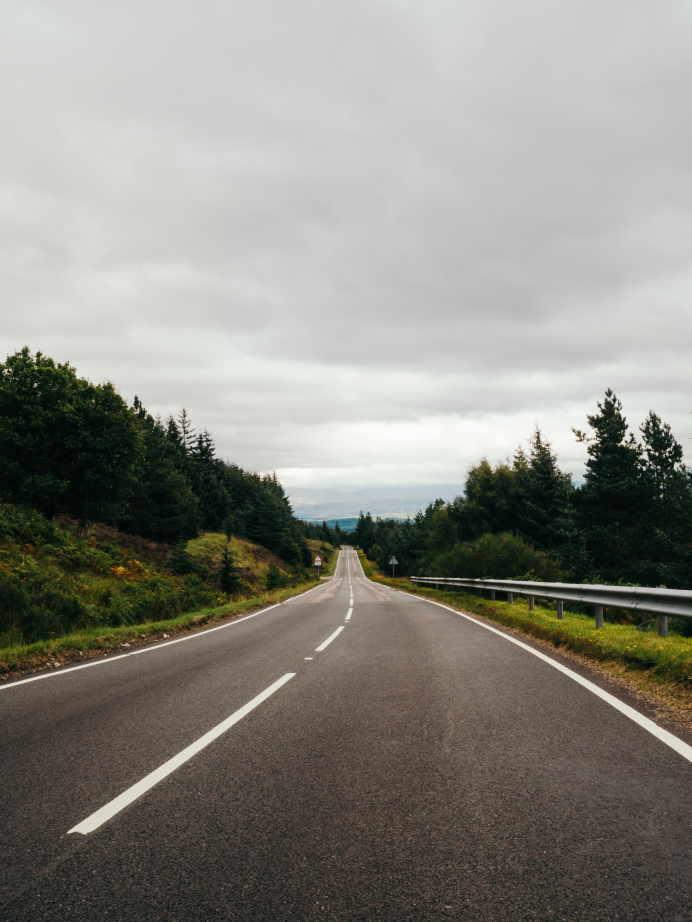
#> input picture luca-dugaro-7NBZd52zH4w-unsplash.jpg, 3456 x 4608 px, given in place of test2.mp4, which was not available (shown at 1/5 size)
$ python lanes.py
#> lines starting #> are read from the running program, lines starting #| are printed output that depends on the picture; after the words box and inside, x2 and y2 are one past the last pixel; in counts of white or black regions, pixels touching at a corner belong together; pictures that were not available may be replaced by others from this repository, and a replacement may not be noted
#> further down, frame is the input picture: shape (4608, 3456, 3); mean B, G, R 128.6, 136.7, 137.9
import cv2
import numpy as np
import matplotlib.pyplot as plt

def make_coordinates(image, line_parameters):
    slope, intercept = line_parameters
    y1 = int(image.shape[0])
    y2 = int(y1*(3/5))
    x1 = int((y1 - intercept)/slope)
    x2 = int((y2 - intercept)/slope)
    return np.array([x1, y1, x2, y2])

def average_slope_intercept(image, lines):
    #array of coordinates for left and right line
    left_fit = []
    right_fit = []
    for line in lines:
        x1, y1, x2, y2 = line.reshape(4)
        #takes coordinates and return vector of m and b
        parameters = np.polyfit((x1, x2), (y1, y2), 1)
        slope = parameters[0]
        intercept = parameters[1]
        #Remember that the lane lines itself create a line that we want the pixels of the lines we created to follow
        if slope < 0:
            left_fit.append((slope, intercept))
        else:
            right_fit.append((slope, intercept))
    left_fit_average = np.average(left_fit, axis=0)
    right_fit_average = np.average(right_fit, axis=0)
    left_line = make_coordinates(image, left_fit_average)
    right_line = make_coordinates(image, right_fit_average)
    return np.array([left_line, right_line])

def canny(image):
    gray = cv2.cvtColor(image, cv2.COLOR_RGB2GRAY)
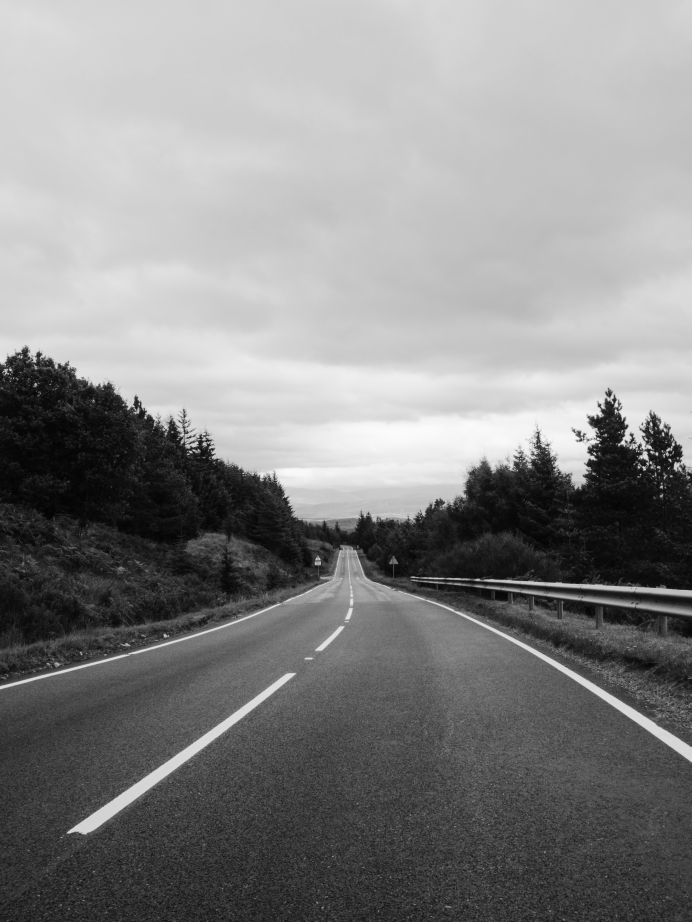
#> gray: shape (4608, 3456) (shown at 1/5 size); min 2, max 251, mean 134.4
    blur = cv2.GaussianBlur(gray, (5, 5), 0)
    canny = cv2.Canny(blur, 50, 150)
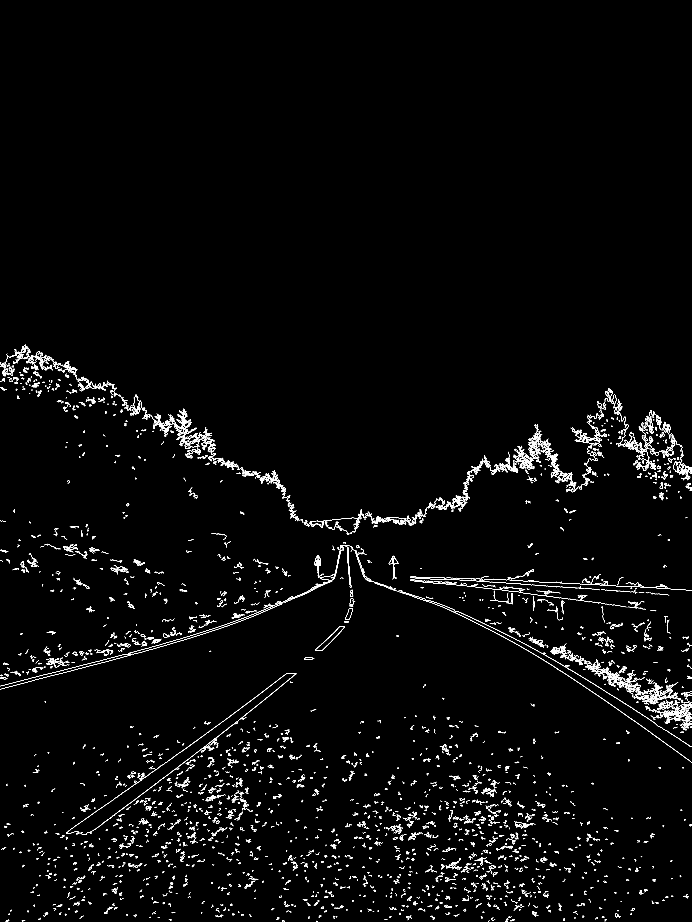
#> canny: shape (4608, 3456) (shown at 1/5 size); 1% white in thin lines or dots, all inside (x1, y1, x2, y2) = (0, 1723, 3456, 4608)
    return canny

#lines is a 3D array
def display_lines(image, lines):
    line_image = np.zeros_like(image)
    if lines is not None:
        #reshape every 2D array line into 1D array
        for x1, y1, x2, y2 in lines:
            cv2.line(line_image, (x1, y1), (x2, y2), (255, 0, 0), 10)
    return line_image

def region_of_interest(image):
    height = image.shape[0]
#> height = 4608
    polygons = np.array([
    [(200, height), (1100, height), (550, 250)]
    ])
#> polygons = [[200, 4608], [1100, 4608], [550, 250]]
    mask = np.zeros_like(image)#creates array of 0s, same size as image, pixels will be black
    cv2.fillPoly(mask, polygons, 255)
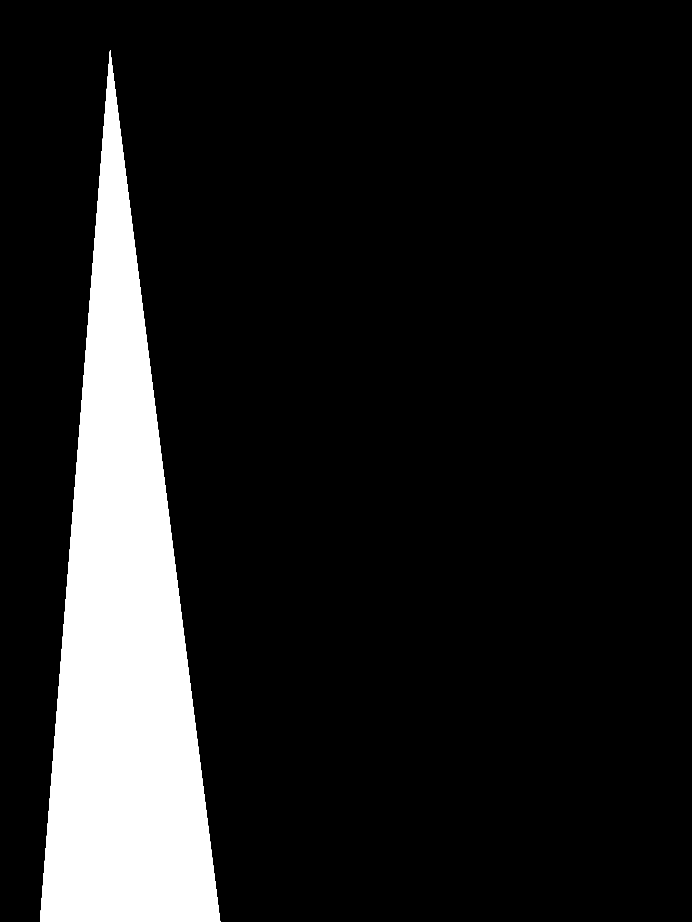
#> mask: shape (4608, 3456) (shown at 1/5 size); 12.3% white; 1 white region, box (x1, y1, x2, y2) and area: (200, 250, 1101, 4608) 1965458
    masked_image = cv2.bitwise_and(image, mask)
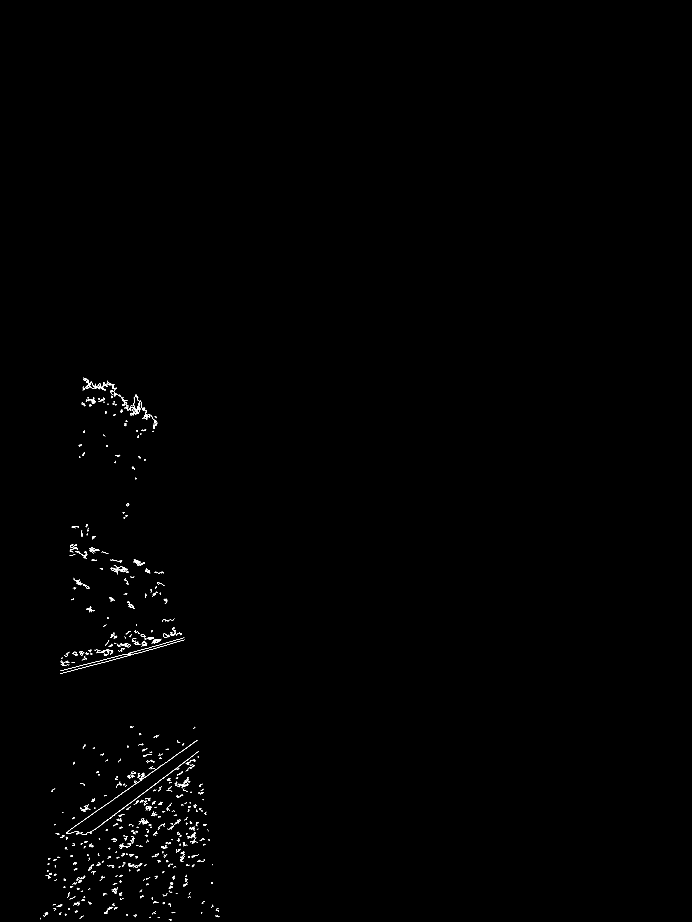
#> masked_image: shape (4608, 3456) (shown at 1/5 size); 0.17% white in thin lines or dots, all inside (x1, y1, x2, y2) = (201, 1887, 1097, 4603)
    return masked_image

# [15 lines of commented-out code are left out]

cap = cv2.VideoCapture("test2.mp4")
while(cap.isOpened()):
    _, frame = cap.read()
    canny_image = canny(frame)
    cropped_image = region_of_interest(canny_image)
    lines = cv2.HoughLinesP(cropped_image, 2, np.pi/180, 100, np.array([]), minLineLength=40, maxLineGap=5)
#> lines = 22 rows, first 6: [528, 4107, 767, 3927], [707, 3898, 801, 3832], [310, 3366, 514, 3312], [382, 4126, 557, 4004], [480, 3309, 621, 3272], [886, 3772, 950, 3727]
    averaged_lines = average_slope_intercept(frame, lines)
#> the loop in average_slope_intercept, `for line in lines:` made 22 passes
#> (x1, y1, x2, y2, slope, intercept) on passes 1 to 12: (528, 4107, 767, 3927, -0.753, 4504.7), (707, 3898, 801, 3832, -0.702, 4394.4), (310, 3366, 514, 3312, -0.265, 3448.1), (382, 4126, 557, 4004, -0.697, 4392.3), (480, 3309, 621, 3272, -0.262, 3435), (886, 3772, 950, 3727, -0.703, 4395), (820, 3217, 890, 3197, -0.286, 3451.3), (651, 4015, 979, 3767, -0.756, 4507.2), (897, 3764, 975, 3708, -0.718, 4408), (620, 3960, 678, 3918, -0.724, 4409), (721, 3245, 921, 3188, -0.285, 3450.5), (584, 3294, 654, 3274, -0.286, 3460.9)
#> after the loop in average_slope_intercept, `for line in lines:`: left_fit = 22 items, first 6: (-0.753, 4504.7), (-0.702, 4394.4), (-0.265, 3448.1), (-0.697, 4392.3), (-0.262, 3435), (-0.703, 4395); right_fit = []
#> in average_slope_intercept, `left_fit_average = np.average(left_fit, axis=0)`: left_fit_average = [-0.554, 4066.9]
#> in average_slope_intercept, `right_fit_average = np.average(right_fit, axis=0)`: right_fit_average = nan
#> in make_coordinates, `slope, intercept = line_parameters`: slope = -0.554; intercept = 4066.9
#> in make_coordinates, `x1 = int((y1 - intercept)/slope)`: x1 = -976
#> in make_coordinates, `x2 = int((y2 - intercept)/slope)`: x2 = 2351
#> in average_slope_intercept, `left_line = make_coordinates(image, left_fit_average)`: left_line = [-976, 4608, 2351, 2764]
#> (the run stopped early here; a loop or call above may not have finished)
